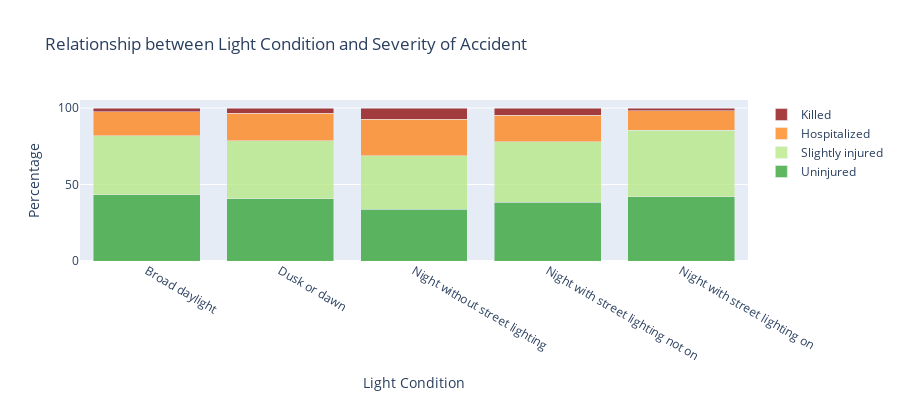

Notebook code cell kept with this figure:
### Code cell
# -------------------------------------------------------------------------------------------------
# Light Condition vs. Severity
#
# Most accidents happen during daytime
# But severe accidents are more likely to happen at night with no street lights on
#
# Chi-square test: H0 should be rejected, since the p-value is large
#
# todo: cramer
# -------------------------------------------------------------------------------------------------

#df_acc_target.info()

importlib.reload(lib_graph_2)

char_lum_labels = {1:'Broad daylight',
                   2:'Dusk or dawn',
                   3:'Night without street lighting',
                   4:'Night with street lighting not on',
                   5:'Night with street lighting on'}

lum_labels = ['Broad daylight','Dusk or dawn','Night without street lighting', 
              'Night with street lighting not on','Night with street lighting on']

#lib_graph_2.sns_countplot_labels(df_acc_target, 'acc_ambient_lightning', char_lum_labels, rotation=90)
lib_graph_2.sns_countplot_labels_2(df_acc_target, 'acc_ambient_lightning', 'Light Condition', char_lum_labels, rotation=90)
lib_graph_2.grav_cat_barplot(df_acc_target, 'acc_ambient_lightning', 'Light Condition', lum_labels)
lib_graph_2.grav_cat_cross_heatmap(df_acc_target, 'acc_ambient_lightning', 'Light Condition', 'Light Condition vs. Severity', yticks=lum_labels)
lib_graph_2.grav_cat_chi2(df_acc_target, 'acc_ambient_lightning', cramer=True, cramer_evaluation=True)

### Figure 1 — Plotly figure (JSON) as saved in the notebook; plotly's stock layout.template omitted (floating-point values rounded to 4 significant figures)
{"data": [{"marker": {"color": "#2CA02C"}, "name": "Uninjured", "opacity": 0.75, "type": "bar", "x": ["Broad daylight", "Dusk or dawn", "Night without street lighting", "Night with street lighting not on", "Night with street lighting on"], "y": [43.29, 40.56, 33.74, 38.26, 41.92]}, {"marker": {"color": "#B6E880"}, "name": "Slightly injured", "opacity": 0.75, "type": "bar", "x": ["Broad daylight", "Dusk or dawn", "Night without street lighting", "Night with street lighting not on", "Night with street lighting on"], "y": [38.7, 38.08, 35.18, 39.64, 43.44]}, {"marker": {"color": "#FF7F0E"}, "name": "Hospitalized", "opacity": 0.75, "type": "bar", "x": ["Broad daylight", "Dusk or dawn", "Night without street lighting", "Night with street lighting not on", "Night with street lighting on"], "y": [15.56, 18.1, 23.85, 17.39, 12.79]}, {"marker": {"color": "darkred"}, "name": "Killed", "opacity": 0.75, "type": "bar", "x": ["Broad daylight", "Dusk or dawn", "Night without street lighting", "Night with street lighting not on", "Night with street lighting on"], "y": [2.449, 3.263, 7.222, 4.705, 1.851]}], "layout": {"barmode": "stack", "height": 400, "title": {"text": "Relationship between Light Condition and Severity of Accident"}, "xaxis": {"title": {"text": "Light Condition"}}, "yaxis": {"title": {"text": "Percentage"}}}}
